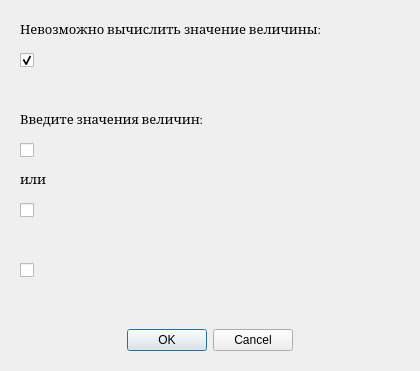
<?xml version="1.0" encoding="UTF-8"?>
<ui version="4.0">
 <class>Error</class>
 <widget class="QDialog" name="Error">
  <property name="geometry">
   <rect>
    <x>0</x>
    <y>0</y>
    <width>420</width>
    <height>371</height>
   </rect>
  </property>
  <property name="sizePolicy">
   <sizepolicy hsizetype="Fixed" vsizetype="Fixed">
    <horstretch>0</horstretch>
    <verstretch>0</verstretch>
   </sizepolicy>
  </property>
  <property name="windowTitle">
   <string>Ошибка</string>
  </property>
  <widget class="QDialogButtonBox" name="buttonBox">
   <property name="geometry">
    <rect>
     <x>110</x>
     <y>310</y>
     <width>200</width>
     <height>60</height>
    </rect>
   </property>
   <property name="orientation">
    <enum>Qt::Horizontal</enum>
   </property>
   <property name="standardButtons">
    <set>QDialogButtonBox::Cancel|QDialogButtonBox::Ok</set>
   </property>
   <property name="centerButtons">
    <bool>true</bool>
   </property>
  </widget>
  <widget class="QLabel" name="label_no">
   <property name="geometry">
    <rect>
     <x>20</x>
     <y>20</y>
     <width>351</width>
     <height>21</height>
    </rect>
   </property>
   <property name="font">
    <font>
     <family>Cambria</family>
     <pointsize>10</pointsize>
     <kerning>true</kerning>
    </font>
   </property>
   <property name="mouseTracking">
    <bool>true</bool>
   </property>
   <property name="text">
    <string>&lt;html&gt;&lt;head/&gt;&lt;body&gt;&lt;p&gt;Невозможно вычислить значение величины:&lt;/p&gt;&lt;/body&gt;&lt;/html&gt;</string>
   </property>
   <property name="textFormat">
    <enum>Qt::RichText</enum>
   </property>
   <property name="alignment">
    <set>Qt::AlignLeading|Qt::AlignLeft|Qt::AlignTop</set>
   </property>
   <property name="wordWrap">
    <bool>true</bool>
   </property>
  </widget>
  <widget class="QLabel" name="label_0">
   <property name="enabled">
    <bool>true</bool>
   </property>
   <property name="geometry">
    <rect>
     <x>50</x>
     <y>50</y>
     <width>351</width>
     <height>41</height>
    </rect>
   </property>
   <property name="font">
    <font>
     <family>Cambria</family>
     <pointsize>10</pointsize>
    </font>
   </property>
   <property name="text">
    <string/>
   </property>
   <property name="alignment">
    <set>Qt::AlignLeading|Qt::AlignLeft|Qt::AlignTop</set>
   </property>
   <property name="wordWrap">
    <bool>true</bool>
   </property>
  </widget>
  <widget class="QLabel" name="label_yes">
   <property name="geometry">
    <rect>
     <x>20</x>
     <y>110</y>
     <width>221</width>
     <height>21</height>
    </rect>
   </property>
   <property name="font">
    <font>
     <family>Cambria</family>
     <pointsize>10</pointsize>
     <kerning>true</kerning>
    </font>
   </property>
   <property name="mouseTracking">
    <bool>true</bool>
   </property>
   <property name="text">
    <string>&lt;html&gt;&lt;head/&gt;&lt;body&gt;&lt;p&gt;Введите значения величин:&lt;/p&gt;&lt;/body&gt;&lt;/html&gt;</string>
   </property>
   <property name="textFormat">
    <enum>Qt::RichText</enum>
   </property>
   <property name="alignment">
    <set>Qt::AlignLeading|Qt::AlignLeft|Qt::AlignTop</set>
   </property>
   <property name="wordWrap">
    <bool>true</bool>
   </property>
  </widget>
  <widget class="QCheckBox" name="checkBox_0">
   <property name="geometry">
    <rect>
     <x>20</x>
     <y>50</y>
     <width>16</width>
     <height>20</height>
    </rect>
   </property>
   <property name="mouseTracking">
    <bool>false</bool>
   </property>
   <property name="text">
    <string/>
   </property>
   <property name="checkable">
    <bool>true</bool>
   </property>
   <property name="checked">
    <bool>true</bool>
   </property>
   <property name="autoRepeat">
    <bool>false</bool>
   </property>
   <property name="autoExclusive">
    <bool>false</bool>
   </property>
   <property name="tristate">
    <bool>false</bool>
   </property>
  </widget>
  <widget class="QLabel" name="label_1">
   <property name="enabled">
    <bool>true</bool>
   </property>
   <property name="geometry">
    <rect>
     <x>50</x>
     <y>140</y>
     <width>351</width>
     <height>41</height>
    </rect>
   </property>
   <property name="font">
    <font>
     <family>Cambria</family>
     <pointsize>10</pointsize>
    </font>
   </property>
   <property name="text">
    <string/>
   </property>
   <property name="alignment">
    <set>Qt::AlignLeading|Qt::AlignLeft|Qt::AlignTop</set>
   </property>
   <property name="wordWrap">
    <bool>true</bool>
   </property>
  </widget>
  <widget class="QCheckBox" name="checkBox_1">
   <property name="geometry">
    <rect>
     <x>20</x>
     <y>140</y>
     <width>16</width>
     <height>20</height>
    </rect>
   </property>
   <property name="mouseTracking">
    <bool>false</bool>
   </property>
   <property name="text">
    <string/>
   </property>
   <property name="checkable">
    <bool>false</bool>
   </property>
   <property name="checked">
    <bool>false</bool>
   </property>
   <property name="tristate">
    <bool>false</bool>
   </property>
  </widget>
  <widget class="QCheckBox" name="checkBox_2">
   <property name="geometry">
    <rect>
     <x>20</x>
     <y>200</y>
     <width>16</width>
     <height>20</height>
    </rect>
   </property>
   <property name="mouseTracking">
    <bool>false</bool>
   </property>
   <property name="text">
    <string/>
   </property>
   <property name="checkable">
    <bool>false</bool>
   </property>
   <property name="checked">
    <bool>false</bool>
   </property>
   <property name="tristate">
    <bool>false</bool>
   </property>
  </widget>
  <widget class="QLabel" name="label_2">
   <property name="enabled">
    <bool>true</bool>
   </property>
   <property name="geometry">
    <rect>
     <x>50</x>
     <y>200</y>
     <width>351</width>
     <height>41</height>
    </rect>
   </property>
   <property name="font">
    <font>
     <family>Cambria</family>
     <pointsize>10</pointsize>
    </font>
   </property>
   <property name="text">
    <string/>
   </property>
   <property name="alignment">
    <set>Qt::AlignLeading|Qt::AlignLeft|Qt::AlignTop</set>
   </property>
   <property name="wordWrap">
    <bool>true</bool>
   </property>
  </widget>
  <widget class="QLabel" name="label_3">
   <property name="enabled">
    <bool>true</bool>
   </property>
   <property name="geometry">
    <rect>
     <x>50</x>
     <y>260</y>
     <width>351</width>
     <height>41</height>
    </rect>
   </property>
   <property name="font">
    <font>
     <family>Cambria</family>
     <pointsize>10</pointsize>
    </font>
   </property>
   <property name="text">
    <string/>
   </property>
   <property name="alignment">
    <set>Qt::AlignLeading|Qt::AlignLeft|Qt::AlignTop</set>
   </property>
   <property name="wordWrap">
    <bool>true</bool>
   </property>
  </widget>
  <widget class="QCheckBox" name="checkBox_3">
   <property name="geometry">
    <rect>
     <x>20</x>
     <y>260</y>
     <width>16</width>
     <height>20</height>
    </rect>
   </property>
   <property name="mouseTracking">
    <bool>false</bool>
   </property>
   <property name="text">
    <string/>
   </property>
   <property name="checkable">
    <bool>false</bool>
   </property>
   <property name="checked">
    <bool>false</bool>
   </property>
   <property name="tristate">
    <bool>false</bool>
   </property>
  </widget>
  <widget class="QLabel" name="label_or">
   <property name="geometry">
    <rect>
     <x>20</x>
     <y>170</y>
     <width>381</width>
     <height>21</height>
    </rect>
   </property>
   <property name="font">
    <font>
     <family>Cambria</family>
     <pointsize>10</pointsize>
     <kerning>true</kerning>
    </font>
   </property>
   <property name="mouseTracking">
    <bool>true</bool>
   </property>
   <property name="text">
    <string>&lt;html&gt;&lt;head/&gt;&lt;body&gt;&lt;p&gt;или&lt;/p&gt;&lt;/body&gt;&lt;/html&gt;</string>
   </property>
   <property name="textFormat">
    <enum>Qt::RichText</enum>
   </property>
   <property name="alignment">
    <set>Qt::AlignLeading|Qt::AlignLeft|Qt::AlignTop</set>
   </property>
   <property name="wordWrap">
    <bool>true</bool>
   </property>
  </widget>
 </widget>
 <resources/>
 <connections>
  <connection>
   <sender>buttonBox</sender>
   <signal>accepted()</signal>
   <receiver>Error</receiver>
   <slot>accept()</slot>
   <hints>
    <hint type="sourcelabel">
     <x>248</x>
     <y>254</y>
    </hint>
    <hint type="destinationlabel">
     <x>157</x>
     <y>274</y>
    </hint>
   </hints>
  </connection>
  <connection>
   <sender>buttonBox</sender>
   <signal>rejected()</signal>
   <receiver>Error</receiver>
   <slot>reject()</slot>
   <hints>
    <hint type="sourcelabel">
     <x>316</x>
     <y>260</y>
    </hint>
    <hint type="destinationlabel">
     <x>286</x>
     <y>274</y>
    </hint>
   </hints>
  </connection>
 </connections>
</ui>
